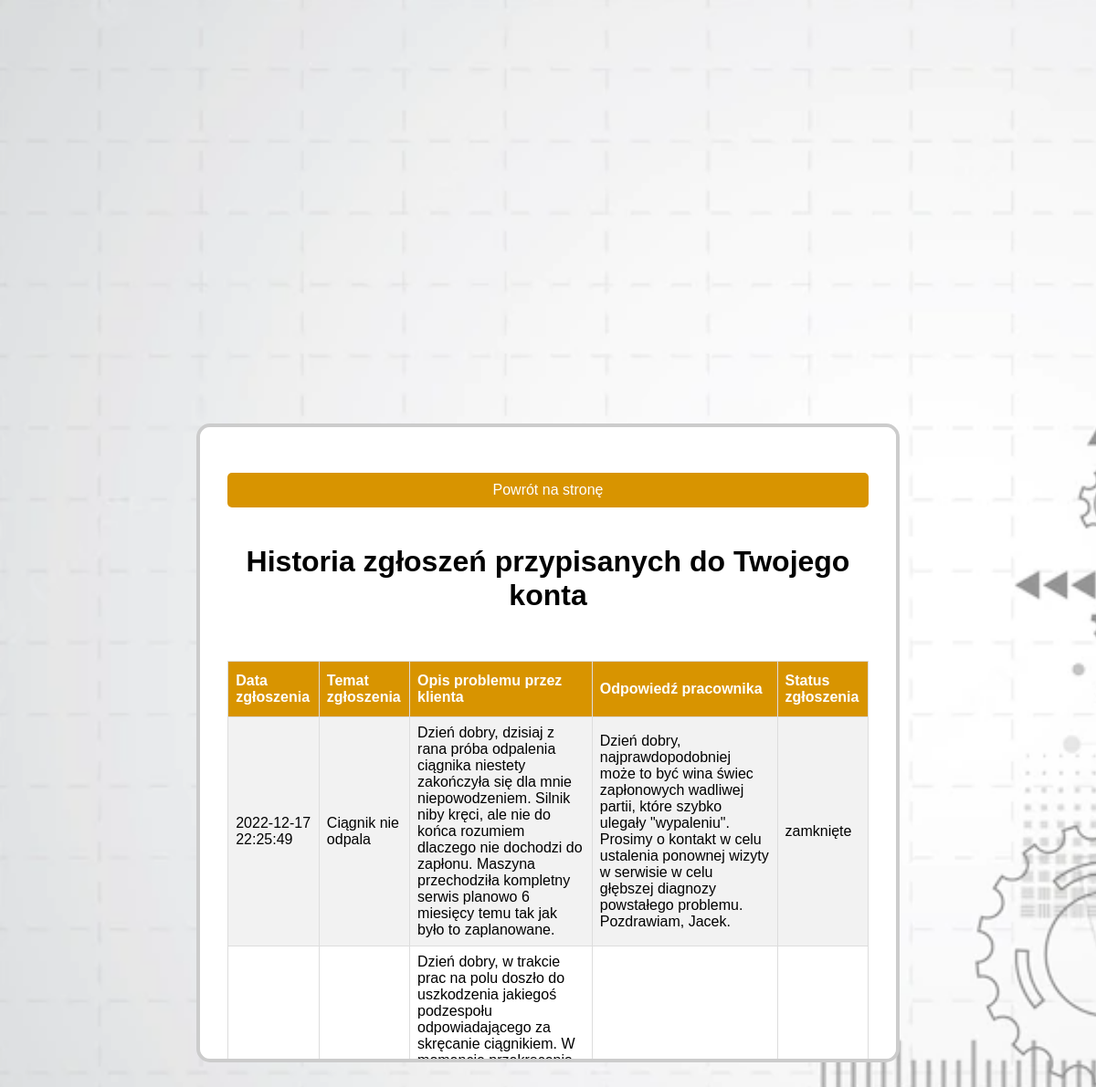
The app's page /my_requests.php (signed in) with its own data.
### tables this page shows
CREATE TABLE `requests` (
  `id_request` int(11) NOT NULL,
  `date` datetime NOT NULL DEFAULT current_timestamp(),
  `client` varchar(40) NOT NULL,
  `purchase_date` date DEFAULT NULL,
  `owner_company` varchar(50) NOT NULL,
  `warranty_date` date DEFAULT NULL,
  `warranty_number` varchar(30) NOT NULL,
  `location` varchar(50) NOT NULL,
  `phone_number` varchar(20) NOT NULL,
  `vehicle_type` varchar(50) NOT NULL,
  `vehicle_serial_number` varchar(30) NOT NULL,
  `mileage` varchar(20) NOT NULL,
  `error_code` varchar(30) NOT NULL,
  `subject` varchar(100) NOT NULL,
  `description` longtext NOT NULL,
  `response` longtext NOT NULL,
  `status` varchar(20) NOT NULL DEFAULT 'otwarte'
);

### my_requests.php (the view, shortened to what this page needs)
<?php
    include "db_conn.php";
    if(isset($_SESSION['id_users']) && isset($_SESSION['login'])){
?>
<!DOCTYPE html5>
<html>
<head>
    <link rel="stylesheet" type="text/css" href="style.css">
</head>
<body>
    <div class="block_request">
        <a id="centered_return" href="user.php">Powrót na stronę</a>
        <h1>Historia zgłoszeń przypisanych do Twojego konta</h1>
        <p class="requests">
            <?php
                echo '<table id="table_requests">
                <tr>
                    <th> <font face="Arial">Data zgłoszenia</font> </th>
                    <th> <font face="Arial">Temat zgłoszenia</font> </th>
                    <th> <font face="Arial">Opis problemu przez klienta</font> </th>
                    <th> <font face="Arial">Odpowiedź pracownika</font> </th>
                    <th> <font face="Arial">Status zgłoszenia</font> </th>
                </tr>';
                $sql = "SELECT * FROM requests WHERE client LIKE '".$_SESSION['login']."' ORDER BY date DESC;";
                $result = mysqli_query($conn, $sql);
                while ($row = $result->fetch_assoc()) {
                    $field1name = $row["date"];
                    $field2name = $row["subject"];
                    $field3name = $row["description"];
                    $field4name = $row["response"];
                    $field5name = $row["status"];
                    echo '<tr>
                            <td>'.$field1name.'</td>
                            <td>'.$field2name.'</td>
                            <td>'.$field3name.'</td>
                            <td>'.$field4name.'</td>
                            <td>'.$field5name.'</td>
                        </tr>';
                }
            ?>
        </p>
    </div>
</body>
</html>
<?php
}
else{
    header("Location: index.php");
    exit();
}
?>

### style.css (style rules this page uses)
body { background-image: url(pics/background.png); background-size: cover; background-repeat: no-repeat; display: flex; justify-content: center; align-items: center; height: 98% ; flex-direction: column; }
* { font-family:sans-serif; box-sizing: border-box; }
.block_request { display: flex; align-items: center; text-align: center; width: 65%; border: 4px solid #ccc; padding: 30px; background: #fff; border-radius: 15px; flex-direction: column; position: relative; height: 700px; overflow:scroll; overflow-x:hidden; }
#centered_return { text-align: center; background: #d89400; font-size: 16px; padding: 10px; width: 100%; margin-top: 20px; margin-bottom: 20px; color: #fff; border-radius: 5px; border: none; text-decoration: none; }
#table_requests { font-family: Arial, Helvetica, sans-serif; border-collapse: collapse; width: 100%; }
#table_requests td { border: 1px solid #ddd; padding: 8px; text-justify: inter-word; }
#table_requests th { border: 1px solid #ddd; padding: 8px; }
#table_requests tr:nth-child(even) { background-color: #f2f2f2; }
#table_requests th { padding-top: 12px; padding-bottom: 12px; text-align: left; background-color: #d89400; color: white; }

### records on screen
requests: date "2022-12-17 22:25:49", subject "Ciągnik nie odpala", description "Dzień dobry, dzisiaj z rana próba odpalenia ciągnika niestety zakończyła się dla mnie niepowodzeniem. Silnik niby kręci, ale nie do końca rozumiem dlaczego nie dochodzi do zapłonu. Maszyna przechodziła kompletny serwis planowo 6 miesięcy temu tak jak było to zaplanowane.", response "Dzień dobry, najprawdopodobniej może to być wina świec zapłonowych wadliwej partii, które szybko ulegały \"wypaleniu\". Prosimy o kontakt w celu ustalenia ponownej wizyty w serwisie w celu głębszej diagnozy powstałego problemu. Pozdrawiam, Jacek.", status "zamknięte"
requests: description "Dzień dobry, w trakcie prac na polu doszło do uszkodzenia jakiegoś podzespołu odpowiadającego za skręcanie ciągnikiem. W…"
